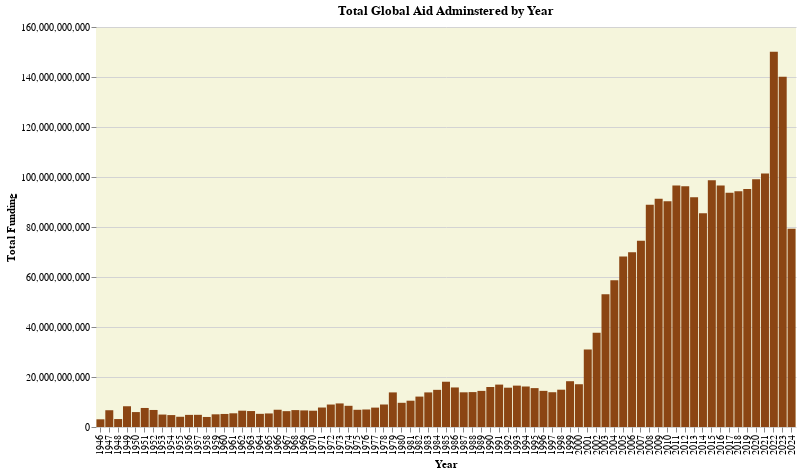

The notebook cell this image was saved under:
### Code cell
import altair as alt
import pandas as pd

# Convert year to integer
aid_plot['Fiscal Year'] = aid_plot['Fiscal Year'].astype(int)

# 1️⃣ Create numeric input fields for start and end year
year_start = alt.param(
    name="year_start", value=1946, bind=alt.binding(input="number", name="Start Year:")
)
year_end = alt.param(
    name="year_end", value=2025, bind=alt.binding(input="number", name="End Year:")
)

# 2️⃣ Base chart with input parameters
base = alt.Chart(aid_plot).add_params(year_start, year_end).properties(
    background="transparent"  # Make sure the background is transparent for the base chart
)

# 3️⃣ Main chart that updates dynamically based on input fields
main_chart = base.mark_bar(color="saddlebrown").encode(
    x=alt.X('Fiscal Year:O', title='Year'),
    y=alt.Y('total_funding:Q', title='Total Funding'),
    tooltip=['Fiscal Year', 'top_purpose', 'total_funding']
).transform_filter(
    (alt.datum["Fiscal Year"] >= year_start) & (alt.datum["Fiscal Year"] <= year_end)
).properties(
    width=700,
    height=400,
    title="Total Global Aid Adminstered by Year"
).configure_view(
    stroke=None,  # Remove border
    fill='beige'
).configure_axis(
    domainColor="transparent",  # Make axis lines visible
    gridColor="lightgray"  # Light gray gridlines for better visibility
)

main_chart.save('Total USAID by Year (interactive).html')

main_chart

### Figure 1 — Vega-Lite specification as saved in the notebook (floating-point values rounded to 4 significant figures)
{"config": {"view": {"continuousWidth": 300, "continuousHeight": 300, "fill": "beige", "stroke": null}, "axis": {"domainColor": "transparent", "gridColor": "lightgray"}}, "data": {"name": "data-ffa486b071ab8dade315b78f704e9289"}, "mark": {"type": "bar", "color": "saddlebrown"}, "background": "transparent", "encoding": {"tooltip": [{"field": "Fiscal Year", "type": "quantitative"}, {"field": "top_purpose", "type": "nominal"}, {"field": "total_funding", "type": "quantitative"}], "x": {"field": "Fiscal Year", "title": "Year", "type": "ordinal"}, "y": {"field": "total_funding", "title": "Total Funding", "type": "quantitative"}}, "height": 400, "params": [{"name": "year_start", "bind": {"input": "number", "name": "Start Year:"}, "value": 1946}, {"name": "year_end", "bind": {"input": "number", "name": "End Year:"}, "value": 2025}], "title": "Total Global Aid Adminstered by Year", "transform": [{"filter": "((datum['Fiscal Year'] >= year_start) && (datum['Fiscal Year'] <= year_end))"}], "width": 700, "$schema": "https://vega.github.io/schema/vega-lite/v5.20.1.json", "datasets": {"data-ffa486b071ab8dade315b78f704e9289": [{"Fiscal Year": 1946, "total_funding": 3075702000, "top_purpose": "Multisector aid"}, {"Fiscal Year": 1947, "total_funding": 6708001000, "top_purpose": "Multisector aid"}, {"Fiscal Year": 1948, "total_funding": 3179504000, "top_purpose": "Multisector aid"}, {"Fiscal Year": 1949, "total_funding": 8300704000, "top_purpose": "Multisector aid"}, {"Fiscal Year": 1950, "total_funding": 5971296000, "top_purpose": "Multisector aid"}, {"Fiscal Year": 1951, "total_funding": 7612560000, "top_purpose": "Multisector aid"}, {"Fiscal Year": 1952, "total_funding": 6813953000, "top_purpose": "Multisector aid"}, {"Fiscal Year": 1953, "total_funding": 4979870000, "top_purpose": "Multisector aid"}, {"Fiscal Year": 1954, "total_funding": 4767778000, "top_purpose": "Multisector aid"}, {"Fiscal Year": 1955, "total_funding": 4097382000, "top_purpose": "Multisector aid"}, {"Fiscal Year": 1956, "total_funding": 4847691000, "top_purpose": "Multisector aid"}, {"Fiscal Year": 1957, "total_funding": 4871415000, "top_purpose": "Multisector aid"}, {"Fiscal Year": 1958, "total_funding": 4014661000, "top_purpose": "Multisector aid"}, {"Fiscal Year": 1959, "total_funding": 5074241000, "top_purpose": "Multisector aid"}, {"Fiscal Year": 1960, "total_funding": 5218274000, "top_purpose": "Multisector aid"}, {"Fiscal Year": 1961, "total_funding": 5480911000, "top_purpose": "Multisector aid"}, {"Fiscal Year": 1962, "total_funding": 6532295000, "top_purpose": "Multisector aid"}, {"Fiscal Year": 1963, "total_funding": 6384723000, "top_purpose": "Multisector aid"}, {"Fiscal Year": 1964, "total_funding": 5265148000, "top_purpose": "Multisector aid"}, {"Fiscal Year": 1965, "total_funding": 5420680000, "top_purpose": "Multisector aid"}, {"Fiscal Year": 1966, "total_funding": 6904358000, "top_purpose": "Multisector aid"}, {"Fiscal Year": 1967, "total_funding": 6339162000, "top_purpose": "Multisector aid"}, {"Fiscal Year": 1968, "total_funding": 6757250000, "top_purpose": "Multisector aid"}, {"Fiscal Year": 1969, "total_funding": 6639256000, "top_purpose": "Multisector aid"}, {"Fiscal Year": 1970, "total_funding": 6513214000, "top_purpose": "Multisector aid"}, {"Fiscal Year": 1971, "total_funding": 7792876000, "top_purpose": "Multisector aid"}, {"Fiscal Year": 1972, "total_funding": 8986908000, "top_purpose": "Multisector aid"}, {"Fiscal Year": 1973, "total_funding": 9428685000, "top_purpose": "Multisector aid"}, {"Fiscal Year": 1974, "total_funding": 8479202000, "top_purpose": "Multisector aid"}, {"Fiscal Year": 1975, "total_funding": 6886787000, "top_purpose": "Multisector aid"}, {"Fiscal Year": 1976, "total_funding": 7006334000, "top_purpose": "Multisector aid"}, {"Fiscal Year": 1977, "total_funding": 7756101000, "top_purpose": "Multisector aid"}, {"Fiscal Year": 1978, "total_funding": 8999414000, "top_purpose": "Multisector aid"}, {"Fiscal Year": 1979, "total_funding": 13837318000, "top_purpose": "Multisector aid"}, {"Fiscal Year": 1980, "total_funding": 9681780000, "top_purpose": "Multisector aid"}, {"Fiscal Year": 1981, "total_funding": 10517411000, "top_purpose": "Multisector aid"}, {"Fiscal Year": 1982, "total_funding": 12166665000, "top_purpose": "Multisector aid"}, {"Fiscal Year": 1983, "total_funding": 13836455000, "top_purpose": "Multisector aid"}, {"Fiscal Year": 1984, "total_funding": 14864489000, "top_purpose": "Multisector aid"}, {"Fiscal Year": 1985, "total_funding": 18106876000, "top_purpose": "Multisector aid"}, {"Fiscal Year": 1986, "total_funding": 15815716000, "top_purpose": "Multisector aid"}, {"Fiscal Year": 1987, "total_funding": 13872898000, "top_purpose": "Multisector aid"}, {"Fiscal Year": 1988, "total_funding": 13963153000, "top_purpose": "Multisector aid"}, {"Fiscal Year": 1989, "total_funding": 14443414000, "top_purpose": "Multisector aid"}, {"Fiscal Year": 1990, "total_funding": 16002892763, "top_purpose": "Multisector aid"}, {"Fiscal Year": 1991, "total_funding": 16959737549, "top_purpose": "Multisector aid"}, {"Fiscal Year": 1992, "total_funding": 15725968425, "top_purpose": "Food Assistance"}, {"Fiscal Year": 1993, "total_funding": 16549513930, "top_purpose": "Food Assistance"}, {"Fiscal Year": 1994, "total_funding": 16202682387, "top_purpose": "Food Assistance"}, {"Fiscal Year": 1995, "total_funding": 15555497616, "top_purpose": "Food Assistance"}, {"Fiscal Year": 1996, "total_funding": 14457039252, "top_purpose": "Food Assistance"}, {"Fiscal Year": 1997, "total_funding": 13909513423, "top_purpose": "Food Assistance"}, {"Fiscal Year": 1998, "total_funding": 14922848713, "top_purpose": "Food Assistance"}, {"Fiscal Year": 1999, "total_funding": 18317913050, "top_purpose": "Food Assistance"}, {"Fiscal Year": 2000, "total_funding": 17106134194, "top_purpose": "Food Assistance"}, {"Fiscal Year": 2001, "total_funding": 31004828378, "top_purpose": "Food Assistance"}, {"Fiscal Year": 2002, "total_funding": 37706576981, "top_purpose": "Operating Expenses"}, {"Fiscal Year": 2003, "total_funding": 53119119141, "top_purpose": "Operating Expenses"}, {"Fiscal Year": 2004, "total_funding": 58664569658, "top_purpose": "Operating Expenses"}, {"Fiscal Year": 2005, "total_funding": 68236293453, "top_purpose": "Operating Expenses"}, {"Fiscal Year": 2006, "total_funding": 69881632936, "top_purpose": "Operating Expenses"}, {"Fiscal Year": 2007, "total_funding": 74497722506, "top_purpose": "Operating Expenses"}, {"Fiscal Year": 2008, "total_funding": 88918282074, "top_purpose": "Operating Expenses"}, {"Fiscal Year": 2009, "total_funding": 91340753081, "top_purpose": "Operating Expenses"}, {"Fiscal Year": 2010, "total_funding": 90329251874, "top_purpose": "Operating Expenses"}, {"Fiscal Year": 2011, "total_funding": 96566529976, "top_purpose": "Operating Expenses"}, {"Fiscal Year": 2012, "total_funding": 96260285040, "top_purpose": "Operating Expenses"}, {"Fiscal Year": 2013, "total_funding": 91915463166, "top_purpose": "Operating Expenses"}, {"Fiscal Year": 2014, "total_funding": 85474981564, "top_purpose": "Operating Expenses"}, {"Fiscal Year": 2015, "total_funding": 98689897282, "top_purpose": "Operating Expenses"}, {"Fiscal Year": 2016, "total_funding": 96567472252, "top_purpose": "Operating Expenses"}, {"Fiscal Year": 2017, "total_funding": 93658277032, "top_purpose": "Operating Expenses"}, {"Fiscal Year": 2018, "total_funding": 94258182402, "top_purpose": "Operating Expenses"}, {"Fiscal Year": 2019, "total_funding": 95241955093, "top_purpose": "Operating Expenses"}, {"Fiscal Year": 2020, "total_funding": 99096704873, "top_purpose": "Operating Expenses"}, {"Fiscal Year": 2021, "total_funding": 101417030775, "top_purpose": "Operating Expenses"}, {"Fiscal Year": 2022, "total_funding": 150109588130, "top_purpose": "Operating Expenses"}, {"Fiscal Year": 2023, "total_funding": 140128685701, "top_purpose": "Operating Expenses"}, {"Fiscal Year": 2024, "total_funding": 79309172088, "top_purpose": "Operating Expenses"}]}}
